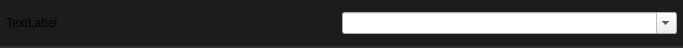
<?xml version="1.0" encoding="UTF-8"?>
<ui version="4.0">
 <class>PropertyWidet</class>
 <widget class="QWidget" name="PropertyWidet">
  <property name="geometry">
   <rect>
    <x>0</x>
    <y>0</y>
    <width>683</width>
    <height>48</height>
   </rect>
  </property>
  <property name="minimumSize">
   <size>
    <width>0</width>
    <height>48</height>
   </size>
  </property>
  <property name="maximumSize">
   <size>
    <width>16777215</width>
    <height>48</height>
   </size>
  </property>
  <property name="windowTitle">
   <string>Form</string>
  </property>
  <property name="styleSheet">
   <string notr="true"/>
  </property>
  <layout class="QHBoxLayout" name="horizontalLayout">
   <property name="spacing">
    <number>0</number>
   </property>
   <property name="leftMargin">
    <number>0</number>
   </property>
   <property name="topMargin">
    <number>0</number>
   </property>
   <property name="rightMargin">
    <number>0</number>
   </property>
   <property name="bottomMargin">
    <number>0</number>
   </property>
   <item>
    <widget class="QFrame" name="frame">
     <property name="styleSheet">
      <string notr="true">.QFrame {
    font: 580 10pt &quot;Segoe UI&quot;;
    border: 2px solid black;
    border-radius: 0px;
    border-left: 0px;
    border-right: 0px;
	border-top: 0px;
    border-color: rgba(50, 50, 50, 255);
    padding: 8px;
    padding-left: 6px;
    padding-right: 6px;
    color: #E3E3E3;
    background-color: #1C1C1C;
}

.QFrame::hover {
}
.QFrame::selected {
    background-color: #414956;
}</string>
     </property>
     <property name="frameShape">
      <enum>QFrame::StyledPanel</enum>
     </property>
     <property name="frameShadow">
      <enum>QFrame::Raised</enum>
     </property>
     <property name="lineWidth">
      <number>0</number>
     </property>
     <layout class="QHBoxLayout" name="horizontalLayout_2">
      <property name="spacing">
       <number>0</number>
      </property>
      <property name="leftMargin">
       <number>0</number>
      </property>
      <property name="topMargin">
       <number>0</number>
      </property>
      <property name="rightMargin">
       <number>0</number>
      </property>
      <property name="bottomMargin">
       <number>0</number>
      </property>
      <item>
       <widget class="QLabel" name="label">
        <property name="text">
         <string>TextLabel</string>
        </property>
        <property name="textFormat">
         <enum>Qt::AutoText</enum>
        </property>
        <property name="wordWrap">
         <bool>false</bool>
        </property>
       </widget>
      </item>
      <item>
       <widget class="QComboBox" name="comboBox">
        <property name="editable">
         <bool>true</bool>
        </property>
       </widget>
      </item>
     </layout>
    </widget>
   </item>
  </layout>
 </widget>
 <resources/>
 <connections/>
</ui>
